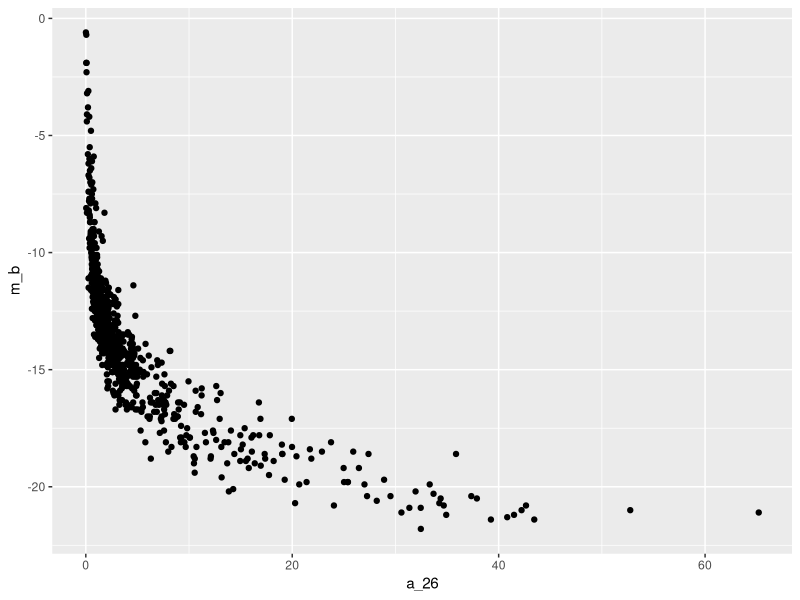

The R script that drew this image:
library(tidyverse)

# Problem 2

# I am not sure about how to link to the data file. As long as they are in the 
# same folder, it should be fine, right?
# If the working directory is set to the github-folder it should work.

tidy_df <- as_tibble(
  read.delim(file = "suites_dw_Table1.txt", 
             header = F,
             skip = 14,
             col.names = c("name", "a_26", "m_b", "log_lk", "log_m26", 
                           "log_mhi", "vlg", "ti1" ,"md" ,"D","delta_vlg","count"),
             sep = "|"
             )
  )


# Problem 3
# "There are, however, some signs that the smaller objects are 
# under-represented in the sample. Can you make a plot that reveals 
# this tendency and a likely explanation?"

# The size of the galaxies should be presented in the variables 
# "a_26" (linear diameter of the galaxy in kpc) and 
# "m_b" (absolute magnitude of the galaxy)


ggplot(tidy_df,aes(x=a_26,y= m_b))+
  geom_point()


# Based on the plot, the there is some truth to the claim. Especially for the 
# absolute magnitude of the galaxies, sizes accumulate around a mean value of 
print(paste0("Mean value of 'm_b': ", round(mean(tidy_df$m_b,na.rm = T),4)))

# Maybe this imbalance is due to measurement issues. We lack the technology to 
# detect smaller objects.


